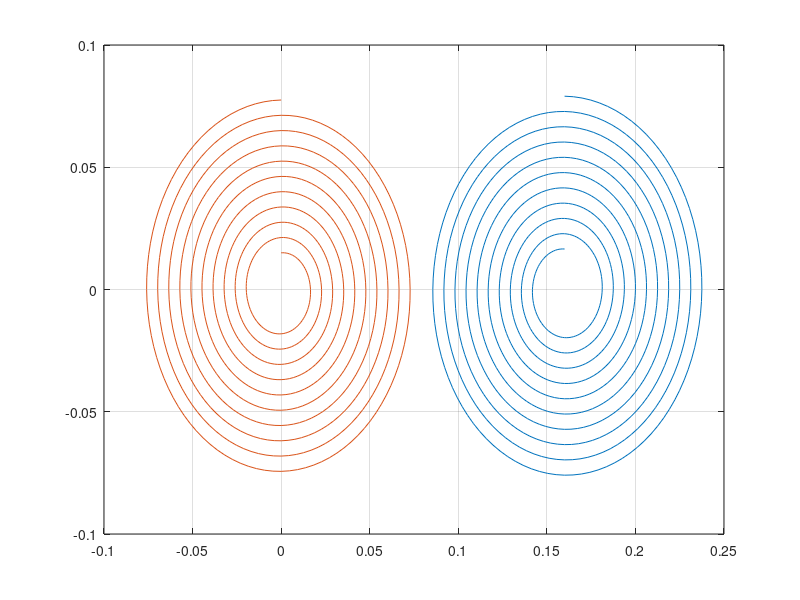

The MATLAB source for this figure:
clear
close all

format long

d = 6.25E-3;
sR = 15E-3;%E-3;
N = 10;

w=1E-3;%E-3;
l=1E-3;%E-3;

theta = N*2*pi;
n=1000;
dtheta = pi/2:theta/n:theta+pi/2;
dtheta1 = 0:theta/n:theta;

r = (sR + (d .* dtheta)/(2*pi));
C = sR*theta + (d * theta^2)/(4*pi);
sA = 2*(l*w + C*l + C*w);

mu= 4*pi*1E-7;

Rel  = C/(mu*sA);

L = N^2 / Rel;
%L = N / Rel;plot
figure
plot(160E-3+r.*cos(dtheta),r.*sin(dtheta))
hold on

dtheta1 = 0:theta/n:theta;
r = (sR + (d .* dtheta1)/(2*pi));
grid on

plot(r.*sin(dtheta1),r.*cos(dtheta1));
hold off